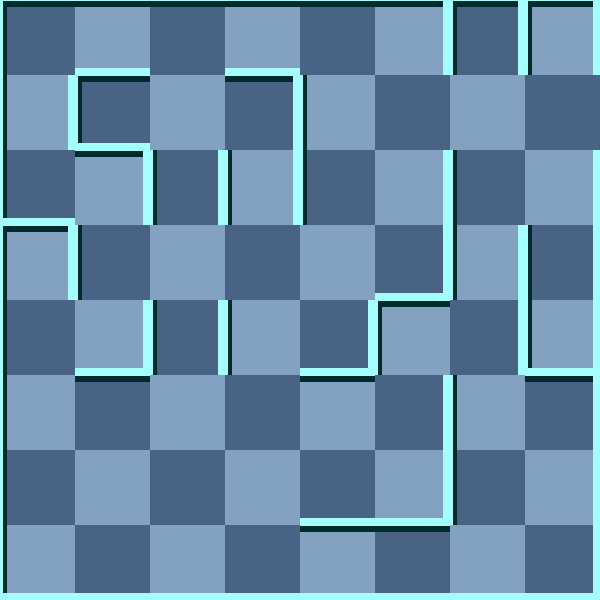

This game map was drawn from its Tiled (.tmx) file and the tilesets committed beside it. A one-line description and the trimmed map source follow:
An orthogonal 8x8 tile map with 75x75 px tiles, 2 tile layers (background, 块层 1) and 6 objects (Exit, Player, Door, Key, Trap, ...).

<map version="1.0" orientation="orthogonal" width="8" height="8" tilewidth="75" tileheight="75">
 <tileset firstgid="1" name="wall" tilewidth="75" tileheight="75">
  <image source="gfx/wall.png" width="300" height="375" />
  <tile id="0">
   <properties>
    <property name="ValOfWall" value="0" />
   </properties>
  </tile>
  <tile id="1">
   <properties>
    <property name="ValOfWall" value="1" />
   </properties>
  </tile>
  <tile id="2">
   <properties>
    <property name="ValOfWall" value="2" />
   </properties>
  </tile>
  <tile id="3">
   <properties>
    <property name="ValOfWall" value="3" />
   </properties>
  </tile>
  <tile id="4">
   <properties>
    <property name="ValOfWall" value="4" />
   </properties>
  </tile>
  <tile id="5">
   <properties>
    <property name="ValOfWall" value="5" />
   </properties>
  </tile>
  <tile id="6">
   <properties>
    <property name="ValOfWall" value="6" />
   </properties>
  </tile>
  <tile id="7">
   <properties>
    <property name="ValOfWall" value="7" />
   </properties>
  </tile>
  <tile id="8">
   <properties>
    <property name="ValOfWall" value="8" />
   </properties>
  </tile>
  <tile id="9">
   <properties>
    <property name="ValOfWall" value="9" />
   </properties>
  </tile>
  <tile id="10">
   <properties>
    <property name="ValOfWall" value="10" />
   </properties>
  </tile>
  <tile id="11">
   <properties>
    <property name="ValOfWall" value="11" />
   </properties>
  </tile>
  <tile id="12">
   <properties>
    <property name="ValOfWall" value="12" />
   </properties>
  </tile>
  <tile id="13">
   <properties>
    <property name="ValOfWall" value="13" />
   </properties>
  </tile>
  <tile id="14">
   <properties>
    <property name="ValOfWall" value="14" />
   </properties>
  </tile>
  <tile id="15">
   <properties>
    <property name="ValOfWall" value="15" />
   </properties>
  </tile>
  <tile id="18">
   <properties>
    <property name="ValOfWall" value="-1" />
   </properties>
  </tile>
 </tileset>
 <layer name="background" width="8" height="8">
  <data>[64 cells, 64 non-empty, 2 distinct tile ids]</data>
 </layer>
 <layer name="块层 1" width="8" height="8">
  <data>[64 cells, 64 non-empty, 14 distinct tile ids]</data>
 </layer>
 <objectgroup name="对象层 1" width="8" height="8">
  <object name="Exit" x="600" y="75" />
  <object name="Player" x="450" y="375">
   <properties>
    <property name="value" value="1" />
   </properties>
  </object>
  <object name="Door" x="300" y="450">
   <properties>
    <property name="direction" value="8" />
    <property name="value" value="15" />
   </properties>
  </object>
  <object name="Key" x="150" y="375">
   <properties>
    <property name="value" value="12" />
   </properties>
  </object>
  <object name="Trap" x="225" y="75">
   <properties>
    <property name="value" value="10" />
   </properties>
  </object>
  <object name="RedMummy" x="225" y="75">
   <properties>
    <property name="value" value="21" />
   </properties>
  </object>
 </objectgroup>
</map>
